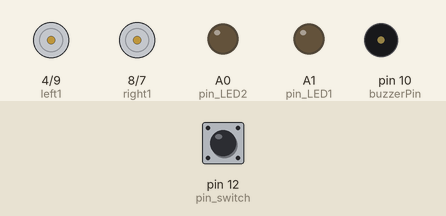
This sketch was run on a simulated Arduino Uno, built with avr-gcc and run on an emulated ATmega328P. Shown: motor-driver pin pairs drawn as motors (green arrow = first pin HIGH = forward, orange = second pin HIGH = backward, longer = more drive, scaled by the enable pin), output pins drawn as LEDs (lit = HIGH), buzzer (waves = sounding, pin HIGH). Inputs (shaded band) come from the test bench; at power-on: pin 12 (pin_switch) LOW.

Above: at 1.2 s.
1.3 s: pin 12 (pin_switch) pulled HIGH for 0.15 s
At 2.5 s:
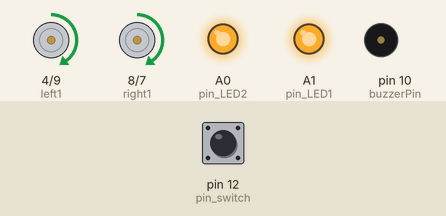
2.9 s: pin 12 (pin_switch) pulled HIGH for 1 s
At 3.8 s:
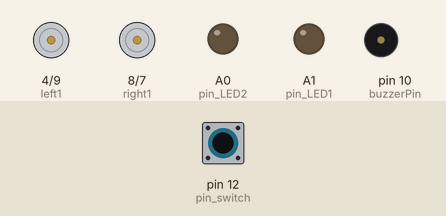
5.4 s: pin 12 (pin_switch) pulled HIGH for 3.2 s
At 5.7 s:
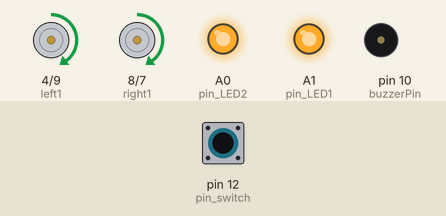
Timing chart, 0 to 8.4 s (numbered marks = the images above; inputs shaded):
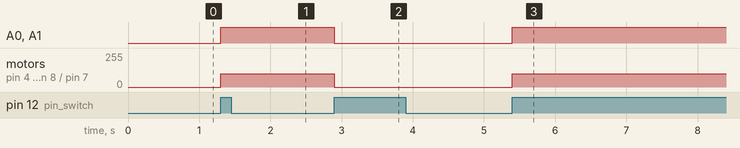

Measured:
- after the input at 1.3 s, A0 (pin_LED2), A1 (pin_LED1): LOW → HIGH at once; motor on pin 4 (left1) / pin 9 (left2), motor on pin 8 (right1) / pin 7 (right2): stopped → forward 100/255 at once
- after the input at 2.9 s, A0 (pin_LED2), A1 (pin_LED1): HIGH → LOW at once; motor on pin 4 (left1) / pin 9 (left2), motor on pin 8 (right1) / pin 7 (right2): forward 100/255 → stopped at once
- after the input at 5.4 s, A0 (pin_LED2), A1 (pin_LED1): LOW → HIGH at once; motor on pin 4 (left1) / pin 9 (left2), motor on pin 8 (right1) / pin 7 (right2): stopped → forward 100/255 at once

The sketch:

microbot_v9.2.2_button_led_motor.ino.ino
```cpp
//TB6612FNG function
//for MiCROBOT
/*
Julkifli Awang Besar
TB6612FNG test for Microbot 9.2
Motordriver test with function and buton/led
 */


#define pwm_L  5   //PWM LEFT MOTOR
#define left1  4   //LEFT1 MOTOR
#define left2  9   //LEFT2 MOTOR

#define pwm_R  6  //PWM RIGHT MOTOR
#define right1  8   //RIGHT1 MOTOR
#define right2  7   //RIGHT2 MOTOR

const int buzzerPin = 10;
const int pin_switch = 12;
const int pin_LED1 =  A1;      // LED 1 pin
const int pin_LED2 =  A0;       // LED 2 pin

boolean oldSwitchState = LOW;
boolean newSwitchState = LOW;
boolean LEDstatus = LOW;

void setup() {

pinMode(pin_switch, INPUT);

pinMode(pin_LED1, OUTPUT);
pinMode(pin_LED2, OUTPUT);
pinMode(buzzerPin,OUTPUT);

digitalWrite(pin_LED1,LOW);
digitalWrite(pin_LED2,LOW);

TCCR2B = TCCR2B & B11111000 | B00000011;
//set timer 2 divisor to    32 for PWM frequency of   980.39 Hz


pinMode(left1,OUTPUT);
pinMode(left2,OUTPUT);
pinMode(right1,OUTPUT);
pinMode(right2,OUTPUT);

Serial.begin(9600);


}


void loop()
{
    newSwitchState = digitalRead(pin_switch);


    if ( newSwitchState != oldSwitchState )
    {
       // has the button switch been closed?
       if ( newSwitchState == HIGH )
       {
           if ( LEDstatus == LOW ) {
            motor(100,100);
            digitalWrite(pin_LED1, HIGH);
            digitalWrite(pin_LED2, HIGH);
            LEDstatus = HIGH; }
          else{
            motor(0,0);
            digitalWrite(pin_LED1, LOW);
            digitalWrite(pin_LED2, LOW);
            LEDstatus = LOW;  }
       }
       oldSwitchState = newSwitchState;
    }
}


void motor(int left, int right){   //0 until 255    0 until -255
  ////////////////motor LEFT  ////////////////////////
  if(left >= 0){
    digitalWrite(left1,HIGH);
    digitalWrite(left2,LOW);
  }else{
    digitalWrite(left1,LOW);
    digitalWrite(left2,HIGH);
    left=left*(-1);
  }
  analogWrite(pwm_L,left);

  ////////////////motor RIGHT  ////////////////////////
  if(right >= 0){
    digitalWrite(right1,HIGH);
    digitalWrite(right2,LOW);
  }else{
    digitalWrite(right1,LOW);
    digitalWrite(right2,HIGH);
    right=right*(-1);
  }
  analogWrite(pwm_R,right);

}
```
